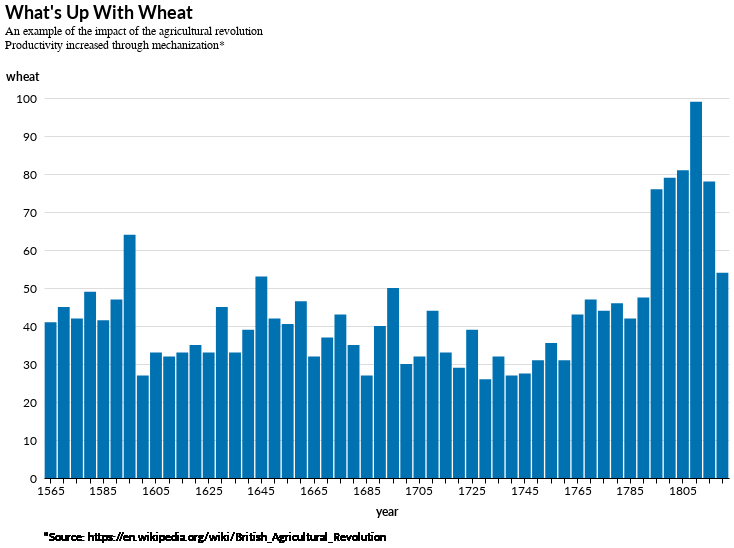

Here is the notebook cell this chart was saved with:
### Markdown cell above
### Everything horizontal

The effect of aligning all text horizontally is a significant
improvement on the bar chart, which is now much easier to read. Adding a
two-line subtitle make the action title even more compelling. Using
`alt.mark_text()` we can easily add footnotes as well, in this case to
provide references to the claim.

### Code cell
footnote = alt.Chart(wheat).mark_text(
    text="*Source: https://en.wikipedia.org/wiki/British_Agricultural_Revolution",
    color="#000000",
    x=0,
    y="height",
    dy=60,
    align="left",
)

alt.layer(barchart, footnote).properties(
    title=alt.TitleParams(
        "What's Up With Wheat",
        subtitle=[
            "An example of the impact of the agricultural revolution",
            "Productivity increased through mechanization*",
        ],
    ),
)

### Figure 1 — Vega-Lite specification as saved in the notebook (floating-point values rounded to 4 significant figures)
{"width": 685, "height": 380, "config": {"title": {"anchor": "start", "dy": -15, "fontSize": 18, "font": "Lato", "fontColor": "#000000"}, "axisX": {"domain": true, "domainColor": "#000000", "domainWidth": 1, "grid": false, "labelFontSize": 12, "labelFont": "Lato", "labelAngle": 0, "labelOverlap": "parity", "tickColor": "#000000", "tickSize": 5, "titleFontSize": 12, "titlePadding": 10, "titleFont": "Lato"}, "axisY": {"domain": false, "grid": true, "gridColor": "#DEDDDD", "gridWidth": 1, "labelFontSize": 12, "labelFont": "Lato", "labelPadding": 8, "ticks": false, "titleAlign": "left", "titleAnchor": "start", "titleFontSize": 12, "titlePadding": 10, "titleFont": "Lato", "titleAngle": 0, "titleY": -15}, "background": "#FFFFFF", "legend": {"labelFontSize": 12, "labelFont": "Lato", "symbolSize": 100, "symbolType": "square", "titleFontSize": 12, "titlePadding": 10, "titleFont": "Lato", "title": "", "orient": "top-left", "offset": 0}, "view": {"stroke": "transparent"}, "range": {"category": ["#E69F00", "#56B4E9", "#009E73", "#F0E442", "#0072B2", "#D55E00", "#CC79A7", "#000000"], "diverging": ["#cfe8f3", "#a2d4ec", "#73bfe2", "#46abdb", "#1696d2", "#12719e"]}, "area": {"fill": "#0072B2"}, "line": {"color": "#0072B2", "stroke": "#0072B2", "strokewidth": 5}, "trail": {"color": "#0072B2", "stroke": "#0072B2", "strokeWidth": 0, "size": 1}, "path": {"stroke": "#0072B2", "strokeWidth": 0.5}, "point": {"filled": true}, "text": {"font": "Lato", "color": "#0072B2", "fontSize": 11, "align": "right", "fontWeight": 400, "size": 11}, "bar": {"fill": "#0072B2", "stroke": false}}, "layer": [{"mark": {"type": "bar"}, "encoding": {"tooltip": [{"field": "year", "type": "ordinal"}, {"field": "wheat", "type": "quantitative"}], "x": {"field": "year", "type": "ordinal"}, "y": {"field": "wheat", "type": "quantitative"}}}, {"mark": {"type": "text", "align": "left", "color": "#000000", "dy": 60, "text": "*Source: https://en.wikipedia.org/wiki/British_Agricultural_Revolution", "x": 0, "y": "height"}}], "data": {"name": "data-76d1ce26ea5761007c35827e1564d86c"}, "title": {"text": "What's Up With Wheat", "subtitle": ["An example of the impact of the agricultural revolution", "Productivity increased through mechanization*"]}, "$schema": "https://vega.github.io/schema/vega-lite/v5.16.3.json", "datasets": {"data-76d1ce26ea5761007c35827e1564d86c": [{"year": 1565, "wheat": 41.0, "wages": 5.0}, {"year": 1570, "wheat": 45.0, "wages": 5.05}, {"year": 1575, "wheat": 42.0, "wages": 5.08}, {"year": 1580, "wheat": 49.0, "wages": 5.12}, {"year": 1585, "wheat": 41.5, "wages": 5.15}, {"year": 1590, "wheat": 47.0, "wages": 5.25}, {"year": 1595, "wheat": 64.0, "wages": 5.54}, {"year": 1600, "wheat": 27.0, "wages": 5.61}, {"year": 1605, "wheat": 33.0, "wages": 5.69}, {"year": 1610, "wheat": 32.0, "wages": 5.78}, {"year": 1615, "wheat": 33.0, "wages": 5.94}, {"year": 1620, "wheat": 35.0, "wages": 6.01}, {"year": 1625, "wheat": 33.0, "wages": 6.12}, {"year": 1630, "wheat": 45.0, "wages": 6.22}, {"year": 1635, "wheat": 33.0, "wages": 6.3}, {"year": 1640, "wheat": 39.0, "wages": 6.37}, {"year": 1645, "wheat": 53.0, "wages": 6.45}, {"year": 1650, "wheat": 42.0, "wages": 6.5}, {"year": 1655, "wheat": 40.5, "wages": 6.6}, {"year": 1660, "wheat": 46.5, "wages": 6.75}, {"year": 1665, "wheat": 32.0, "wages": 6.8}, {"year": 1670, "wheat": 37.0, "wages": 6.9}, {"year": 1675, "wheat": 43.0, "wages": 7.0}, {"year": 1680, "wheat": 35.0, "wages": 7.3}, {"year": 1685, "wheat": 27.0, "wages": 7.6}, {"year": 1690, "wheat": 40.0, "wages": 8.0}, {"year": 1695, "wheat": 50.0, "wages": 8.5}, {"year": 1700, "wheat": 30.0, "wages": 9.0}, {"year": 1705, "wheat": 32.0, "wages": 10.0}, {"year": 1710, "wheat": 44.0, "wages": 11.0}, {"year": 1715, "wheat": 33.0, "wages": 11.75}, {"year": 1720, "wheat": 29.0, "wages": 12.5}, {"year": 1725, "wheat": 39.0, "wages": 13.0}, {"year": 1730, "wheat": 26.0, "wages": 13.3}, {"year": 1735, "wheat": 32.0, "wages": 13.6}, {"year": 1740, "wheat": 27.0, "wages": 14.0}, {"year": 1745, "wheat": 27.5, "wages": 14.5}, {"year": 1750, "wheat": 31.0, "wages": 15.0}, {"year": 1755, "wheat": 35.5, "wages": 15.7}, {"year": 1760, "wheat": 31.0, "wages": 16.5}, {"year": 1765, "wheat": 43.0, "wages": 17.6}, {"year": 1770, "wheat": 47.0, "wages": 18.5}, {"year": 1775, "wheat": 44.0, "wages": 19.5}, {"year": 1780, "wheat": 46.0, "wages": 21.0}, {"year": 1785, "wheat": 42.0, "wages": 23.0}, {"year": 1790, "wheat": 47.5, "wages": 25.5}, {"year": 1795, "wheat": 76.0, "wages": 27.5}, {"year": 1800, "wheat": 79.0, "wages": 28.5}, {"year": 1805, "wheat": 81.0, "wages": 29.5}, {"year": 1810, "wheat": 99.0, "wages": 30.0}, {"year": 1815, "wheat": 78.0, "wages": null}, {"year": 1820, "wheat": 54.0, "wages": null}]}}
